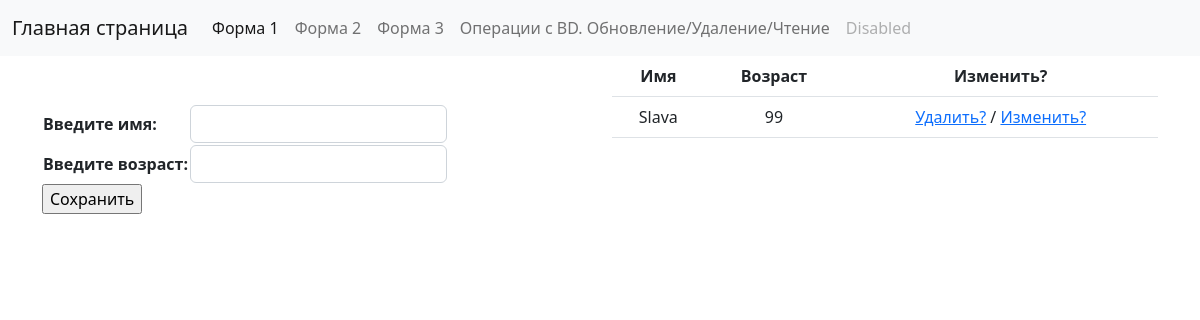
Before: /operation with the older database file.
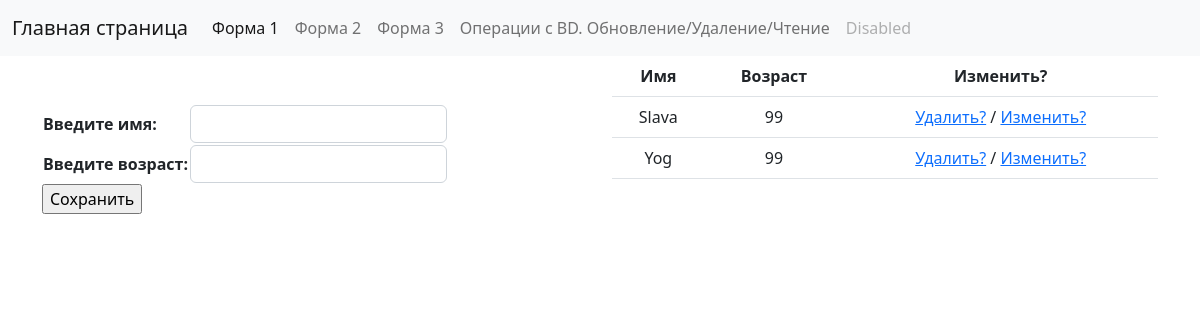
After: the same page with the newer database file.
### dj_app/models.py (models this page shows)
class Person(models.Model):
    name = models.CharField(max_length=15)
    age = models.IntegerField()
    objects = models.Model

### dj_app/views.py (the view, shortened to what this page needs)
# urls.py: path('operation', views.Models.operation, name="operation"),
    @staticmethod
    def operation(request):
        if request.method == "GET":
            form = OperationForm()
            data = DataBase.read(mode="filter")
            return render(request, 'operation.html', {"data": data, "form": form})

### dj_app/forms.py
class OperationForm(forms.Form):
    name = forms.CharField(label="Введите имя", required=False, max_length=15,
                           widget=forms.widgets.TextInput(attrs={'class': 'form-control'}))
    age = forms.IntegerField(label="Введите возраст", required=False, max_value=120,
                             widget=forms.widgets.NumberInput(attrs={'class': 'form-control'}))

### dj_app/views.py (called while the page is built)
    @staticmethod
    def read(mode="all"):
        result = None
        if mode == "all":
            return Person.objects.all()
        if mode == "filter":
            return Person.objects.filter(age=99)
        if mode == "exclude":
            return Person.objects.filter(exclude=16)
        if mode == "get":
            return Person.objects.get(id=id)

### templates/operation.html (shortened to what this page needs)
{% extends 'base.html' %}
{% load static %}
{% block form %}
<div class="container">
    <div class="row">
        <div class="col gy-5">
            <form action="" method="POST">
                <table>{{ form }}</table>
                <input type="submit" value="Сохранить">
            </form>
        </div>
        <div class="col-6 text-center">
            <table class="table">
                <thead>
                <tr>
                    <th scope="col">Имя</th>
                    <th scope="col">Возраст</th>
                    <th scope="col">Изменить?</th>
                </tr>
                </thead>
                <tbody>
                {% for elem in data %}
                <tr>
                    <td>{{ elem.name }}</td>
                    <td>{{ elem.age }}</td>
                    <td><a href="delete/{{ elem.id }}" name="delete">Удалить?</a> / <a href="create/{{ elem.id }}">Изменить?</a></td>
                </tr>
                {% endfor %}
                </tbody>
            </table>
        </div>
    </div>
</div>
{% endblock %}

### templates/base.html (shortened to what this page needs)
<!doctype html>
{% load static %}
<html lang="en">
<head>
</head>
<body>
<nav class="navbar navbar-expand-lg navbar-light bg-light">
    <div class="container-fluid">
        <a class="navbar-brand" href="/">Главная страница</a>
        <div class="collapse navbar-collapse" id="navbarNav">
            <ul class="navbar-nav">
                <li class="nav-item">
                    <a class="nav-link active" aria-current="page" href="form1">Форма 1</a>
                </li>
                <li class="nav-item">
                    <a class="nav-link" href="form2">Форма 2</a>
                </li>
                <li class="nav-item">
                    <a class="nav-link" href="form3">Форма 3</a>
                </li>
                <li class="nav-item">
                    <a class="nav-link" href="operation">Операции с BD. Обновление/Удаление/Чтение</a>
                </li>
                <li class="nav-item">
                    <a class="nav-link disabled" href="form_4">Disabled</a>
                </li>
            </ul>
        </div>
    </div>
</nav>
{% block form %}
{% endblock form %}
<link rel="stylesheet" href="https://cdn.jsdelivr.net/npm/bootstrap@5.2.3/dist/css/bootstrap.min.css"
>
</body>
</html>

Changed rows visible on the page:
added Person: name "Yog", age "99"
